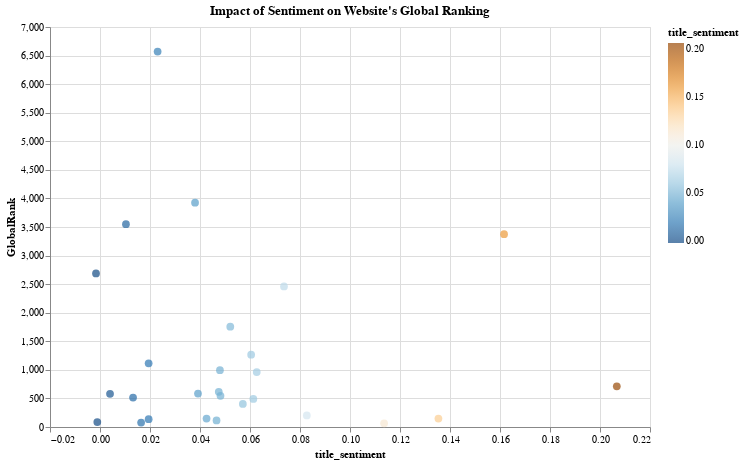

This figure's notebook cell:
### Markdown cell above
## First scatter plot with sentiment and global rank

### Code cell
import altair as alt

# Filter the DataFrame
final_data_top_10000 = final_data[final_data['GlobalRank'] <= 10000]

# Create a scatter plot
scatter = alt.Chart(final_data_top_10000).mark_circle(size=60).encode(
    x='title_sentiment:Q',
    y='GlobalRank:Q',
    color=alt.Color('title_sentiment:Q', scale=alt.Scale(scheme='blueorange')),
    tooltip=['Domain:N', 'title_sentiment:Q', 'GlobalRank:Q']
).properties(
    width=600,
    height=400,
    title='Impact of Sentiment on Website\'s Global Ranking'
)

scatter.display()

### Figure 1 — Vega-Lite specification as saved in the notebook (floating-point values rounded to 4 significant figures)
{"config": {"view": {"continuousWidth": 300, "continuousHeight": 300}}, "data": {"name": "data-a26bc509d803db2e57d3fe66820b06af"}, "mark": {"type": "circle", "size": 60}, "encoding": {"color": {"field": "title_sentiment", "scale": {"scheme": "blueorange"}, "type": "quantitative"}, "tooltip": [{"field": "Domain", "type": "nominal"}, {"field": "title_sentiment", "type": "quantitative"}, {"field": "GlobalRank", "type": "quantitative"}], "x": {"field": "title_sentiment", "type": "quantitative"}, "y": {"field": "GlobalRank", "type": "quantitative"}}, "height": 400, "title": "Impact of Sentiment on Website's Global Ranking", "width": 600, "$schema": "https://vega.github.io/schema/vega-lite/v5.17.0.json", "datasets": {"data-a26bc509d803db2e57d3fe66820b06af": [{"source_name": "The Times of India", "total_reports": 7012, "url": "timesofindia.indiatimes.com", "GlobalRank": 546, "Domain": "timesofindia.indiatimes.com", "title_sentiment": 0.0482}, {"source_name": "GlobeNewswire", "total_reports": 5122, "url": "globenewswire.com", "GlobalRank": 492, "Domain": "globenewswire.com", "title_sentiment": 0.06133}, {"source_name": "Globalsecurity.org", "total_reports": 2904, "url": "globalsecurity.org", "GlobalRank": 3549, "Domain": "globalsecurity.org", "title_sentiment": 0.01038}, {"source_name": "Forbes", "total_reports": 2577, "url": "forbes.com", "GlobalRank": 64, "Domain": "forbes.com", "title_sentiment": 0.1136}, {"source_name": "BBC News", "total_reports": 2039, "url": "bbc.co.uk", "GlobalRank": 87, "Domain": "bbc.co.uk", "title_sentiment": -0.00108}, {"source_name": "Business Insider", "total_reports": 1979, "url": "businessinsider.com", "GlobalRank": 115, "Domain": "businessinsider.com", "title_sentiment": 0.04662}, {"source_name": "The Punch", "total_reports": 1750, "url": "punchng.com", "GlobalRank": 6570, "Domain": "punchng.com", "title_sentiment": 0.02305}, {"source_name": "Al Jazeera English", "total_reports": 1588, "url": "aljazeera.com", "GlobalRank": 516, "Domain": "aljazeera.com", "title_sentiment": 0.01322}, {"source_name": "Marketscreener.com", "total_reports": 1439, "url": "marketscreener.com", "GlobalRank": 3925, "Domain": "marketscreener.com", "title_sentiment": 0.03802}, {"source_name": "Phys.Org", "total_reports": 1238, "url": "phys.org", "GlobalRank": 616, "Domain": "phys.org", "title_sentiment": 0.04751}, {"source_name": "International Business Times", "total_reports": 1155, "url": "ibtimes.com", "GlobalRank": 1115, "Domain": "ibtimes.com", "title_sentiment": 0.01945}, {"source_name": "The Indian Express", "total_reports": 1116, "url": "indianexpress.com", "GlobalRank": 995, "Domain": "indianexpress.com", "title_sentiment": 0.04797}, {"source_name": "RT", "total_reports": 1088, "url": "rt.com", "GlobalRank": 581, "Domain": "rt.com", "title_sentiment": 0.004013}, {"source_name": "NPR", "total_reports": 944, "url": "npr.org", "GlobalRank": 147, "Domain": "npr.org", "title_sentiment": 0.04262}, {"source_name": "Deadline", "total_reports": 896, "url": "deadline.com", "GlobalRank": 961, "Domain": "deadline.com", "title_sentiment": 0.06269}, {"source_name": "Digital Trends", "total_reports": 770, "url": "digitaltrends.com", "GlobalRank": 711, "Domain": "digitaltrends.com", "title_sentiment": 0.2067}, {"source_name": "CNA", "total_reports": 710, "url": "channelnewsasia.com", "GlobalRank": 1755, "Domain": "channelnewsasia.com", "title_sentiment": 0.05211}, {"source_name": "Boing Boing", "total_reports": 696, "url": "boingboing.net", "GlobalRank": 1265, "Domain": "boingboing.net", "title_sentiment": 0.06046}, {"source_name": "Time", "total_reports": 579, "url": "time.com", "GlobalRank": 137, "Domain": "time.com", "title_sentiment": 0.01946}, {"source_name": "Android Central", "total_reports": 519, "url": "androidcentral.com", "GlobalRank": 3375, "Domain": "androidcentral.com", "title_sentiment": 0.1616}, {"source_name": "Gizmodo.com", "total_reports": 380, "url": "gizmodo.com", "GlobalRank": 403, "Domain": "gizmodo.com", "title_sentiment": 0.05714}, {"source_name": "ReadWrite", "total_reports": 315, "url": "readwrite.com", "GlobalRank": 2460, "Domain": "readwrite.com", "title_sentiment": 0.07359}, {"source_name": "Euronews", "total_reports": 291, "url": "euronews.com", "GlobalRank": 586, "Domain": "euronews.com", "title_sentiment": 0.03919}, {"source_name": "Wired", "total_reports": 258, "url": "wired.com", "GlobalRank": 148, "Domain": "wired.com", "title_sentiment": 0.1354}, {"source_name": "CNN", "total_reports": 256, "url": "cnn.com", "GlobalRank": 78, "Domain": "cnn.com", "title_sentiment": 0.01645}, {"source_name": "The Verge", "total_reports": 205, "url": "theverge.com", "GlobalRank": 202, "Domain": "theverge.com", "title_sentiment": 0.08273}, {"source_name": "AllAfrica - Top Africa News", "total_reports": 18, "url": "allafrica.com", "GlobalRank": 2688, "Domain": "allafrica.com", "title_sentiment": -0.001599}]}}
